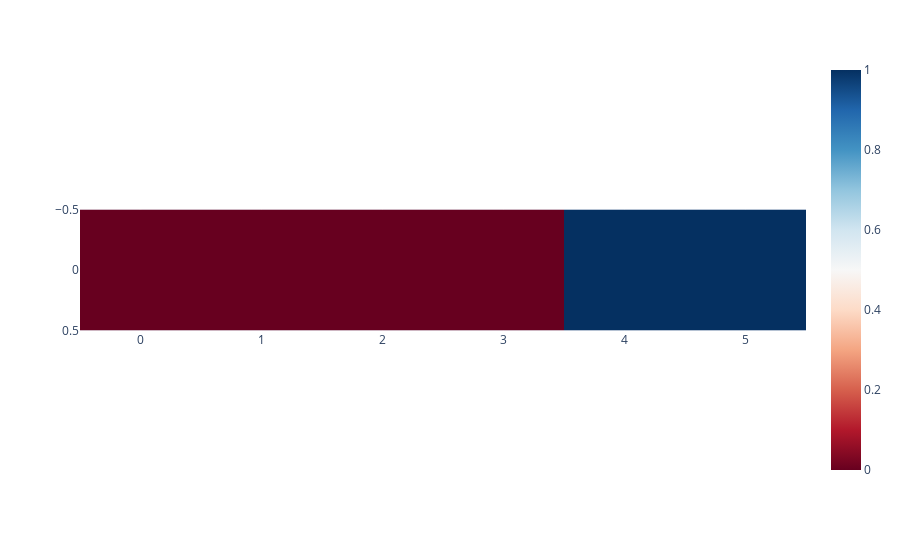

Source (notebook cell):
### Code cell
instance_importance_plot(x_test, 0, lstm_model)

### Figure 1 — Plotly figure (JSON) as saved in the notebook; plotly's stock layout.template omitted (floating-point values rounded to 4 significant figures)
{"data": [{"coloraxis": "coloraxis", "hovertemplate": "x: %{x}<br>y: %{y}<br>color: %{z}<extra></extra>", "name": "0", "type": "heatmap", "xaxis": "x", "yaxis": "y", "z": [[3.891e-13, 2.609e-14, 3.984e-05, 2.93e-14, 1.0, 1]]}], "layout": {"coloraxis": {"cmax": 1, "cmin": 0, "colorscale": [[0, "rgb(103,0,31)"], [0.1, "rgb(178,24,43)"], [0.2, "rgb(214,96,77)"], [0.3, "rgb(244,165,130)"], [0.4, "rgb(253,219,199)"], [0.5, "rgb(247,247,247)"], [0.6, "rgb(209,229,240)"], [0.7, "rgb(146,197,222)"], [0.8, "rgb(67,147,195)"], [0.9, "rgb(33,102,172)"], [1, "rgb(5,48,97)"]]}, "margin": {"t": 60}, "xaxis": {"anchor": "y", "constrain": "domain", "domain": [0, 1], "scaleanchor": "y"}, "yaxis": {"anchor": "x", "autorange": "reversed", "constrain": "domain", "domain": [0, 1]}}}
